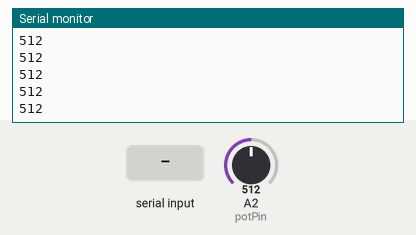
This sketch was run on a simulated Arduino Uno, built with avr-gcc and run on an emulated ATmega328P. Shown: the last lines printed to the serial monitor. The inputs (shaded band) are chosen by the test bench; at power-on: A2 (potPin) = 512.

Above: at 1.2 s.
1.3 s: "1\n" received over Serial
At 1.31 s:
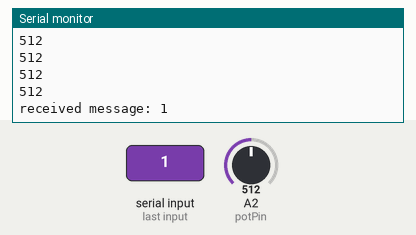
2.8 s: A2 (potPin) set to 716
At 2.81 s:
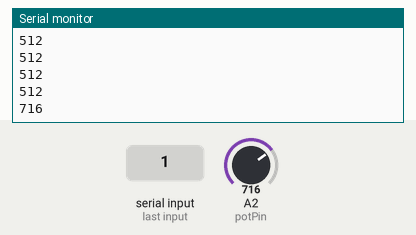
4.3 s: "0\n" received over Serial
At 4.32 s:
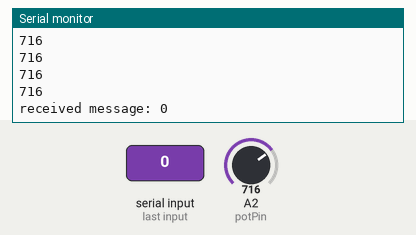
5.8 s: A2 (potPin) set to 900
At 5.82 s:
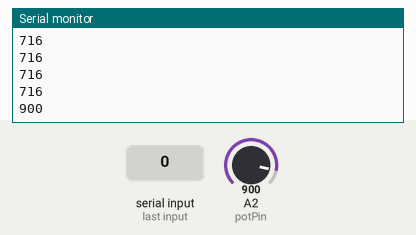
Timing chart, 0 to 8.3 s (numbered marks = the images above; inputs shaded):
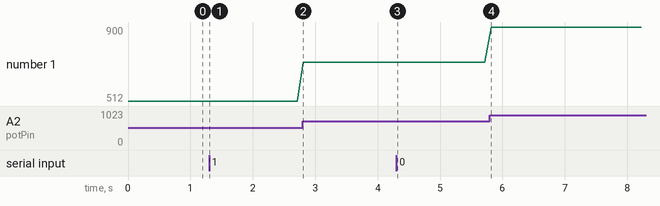

The sketch:

arduinoSide.ino
```cpp
const int potPin = A2;

void setup() {
  Serial.begin(115200);
}

void loop() {
  int portValue = analogRead(potPin);

  Serial.println(portValue);

  if (Serial.available() > 0) {
    String incomingData = Serial.readStringUntil('\n');
    Serial.print("received message: ");
    Serial.println(incomingData);
  }

  delay(100);
}
```

Measured:
- after the input at 1.3 s, the serial monitor: prints a new line at once (image 1)
- after the input at 2.8 s, the serial monitor: prints a new line at once (image 2)
- after the input at 4.3 s, the serial monitor: prints a new line at once (image 3)
- after the input at 5.8 s, the serial monitor: prints a new line at once (image 4)
- plotted number 1: 512 → 716 after the input at 2.8 s, 716 → 900 after the input at 5.8 s
